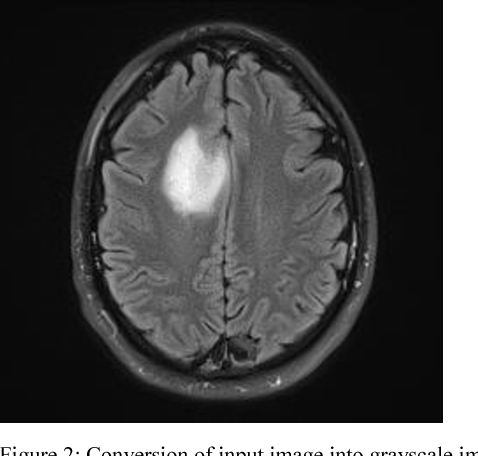
#> input picture questao1/brain.png, 478 x 456 px
$ python main.py
#> lines starting #> are read from the running program, lines starting #| are printed output that depends on the picture; after the words box and inside, x2 and y2 are one past the last pixel; in counts of white or black regions, pixels touching at a corner belong together
import cv2
import numpy as np
import matplotlib.pyplot as plt

src = cv2.imread('brain.png', cv2.IMREAD_GRAYSCALE)
#> src is the input picture: shape (456, 478); min 0, max 255, mean 76.8

# Cortar a imagem
height, width = src.shape[:2]
#> height = 456; width = 478
image = src[:height-34, :width-35]
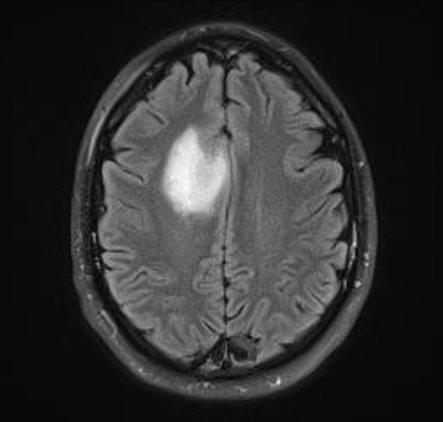
#> image: shape (422, 443); min 2, max 253, mean 48.8

# Filtro passa baixa
blurred = cv2.GaussianBlur(image, (5, 5), 0)
# Remove o ruído da imagem
median_filtered = cv2.medianBlur(blurred, 5)

# Binarização da imagem filtrada
threshold_value = 140
_, binary_image = cv2.threshold(median_filtered, threshold_value, 255, cv2.THRESH_BINARY)
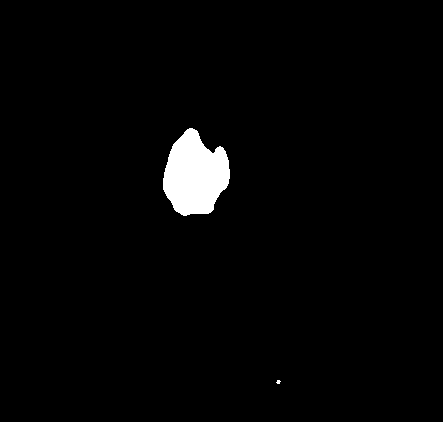
#> binary_image: shape (422, 443); 2.2% white; 2 white regions (1 under 20 px), largest, box (x1, y1, x2, y2) and area: (163, 128, 230, 216) 4118

# Remove excesso de pontos da imagem binarizada
kernel = np.ones((5, 5), np.uint8)
opened_image = cv2.morphologyEx(binary_image, cv2.MORPH_OPEN, kernel)
#> opened_image: shape (422, 443); 2.2% white; 1 white region, box (x1, y1, x2, y2) and area: (163, 129, 230, 215) 4108
closed_image = cv2.morphologyEx(opened_image, cv2.MORPH_CLOSE, kernel)
#> closed_image: shape (422, 443); 2.2% white; 1 white region, box (x1, y1, x2, y2) and area: (163, 129, 230, 215) 4114

# Utiliza a imagem fechada para destacar o tumor da imagem original
mask = closed_image == 255
color = (0, 255, 0)
imagem_colorida = cv2.cvtColor(median_filtered, cv2.COLOR_GRAY2BGR)
imagem_colorida[mask] = color
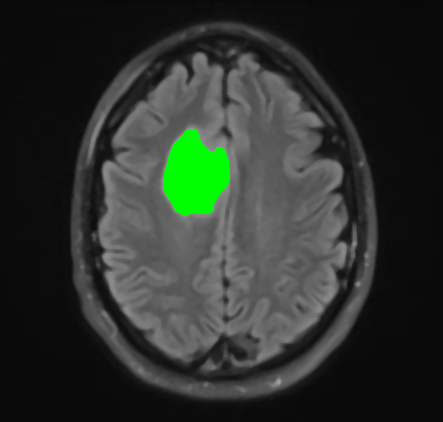
#> imagem_colorida: shape (422, 443, 3); mean B, G, R 44.4, 50, 44.4


plt.figure(100)
plt.subplot(1, 3, 1)
plt.imshow(median_filtered, cmap='gray')
plt.title('Imagem Filtrada')
plt.axis('off')

plt.subplot(1, 3, 2)
plt.imshow(imagem_colorida, cmap='gray')
plt.title('Tomor Detectado')
plt.axis('off')

plt.subplot(1, 3, 3)
plt.imshow(closed_image, cmap='gray')
plt.title('Tomor Binarizado')
plt.axis('off')

plt.figure(200)
plt.hist(median_filtered.ravel(), bins=256, range=[0, 256], color='black')
plt.title('Histograma da Imagem Binarizada')
plt.xlabel('Intensidade do Pixel')
plt.ylabel('Frequência')
plt.grid(True)

plt.show()
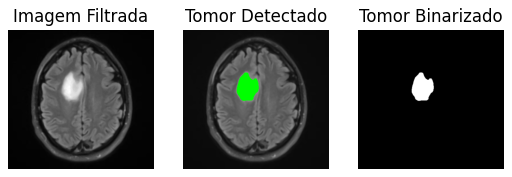
#> figure drawn by matplotlib, 3 panels
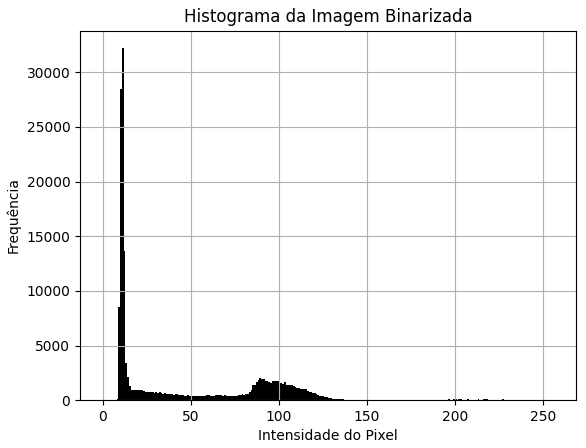
#> figure drawn by matplotlib, 1 panel; tallest bar 32197 high, from x = 11 to 12
